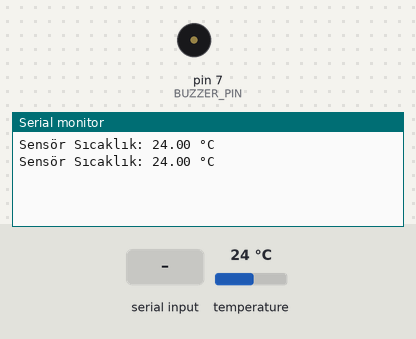
A sketch run on a simulated Arduino Uno, built with avr-gcc and run on an emulated ATmega328P. Parts: buzzer (waves = sounding, pin HIGH), the last lines printed to the serial monitor. Inputs (shaded band) come from the test bench; at power-on: temperature 24 °C.

Above: at 3.3 s.
3.4 s: "b0" received over the second serial link
At 5.6 s:
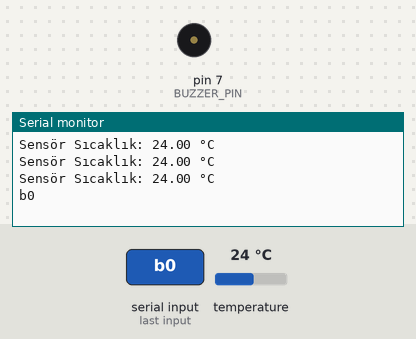
5.9 s: "1" received over the second serial link
At 6.6 s:
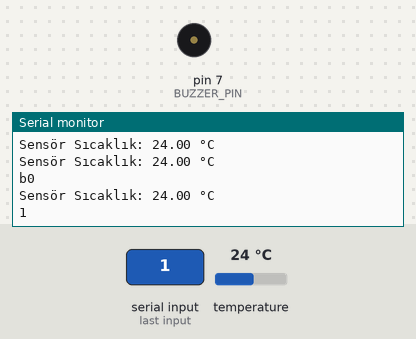

The sketch:

okButonunabasilinca_guncelDegereAtama.ino
```cpp
#include <OneWire.h>
#include <DallasTemperature.h>
#include <SoftwareSerial.h>

#define ONE_WIRE_BUS 8
#define RX_PIN 10
#define TX_PIN 11
#define BUZZER_PIN 7

OneWire oneWire(ONE_WIRE_BUS);
DallasTemperature sensors(&oneWire);
SoftwareSerial nextion(RX_PIN, TX_PIN);

float sensorTemperature = 0.0;
float manualTemperature = 0.0;

void setup() {
  Serial.begin(9600);
  nextion.begin(9600);
  sensors.begin();
  pinMode(BUZZER_PIN, OUTPUT);
}

void loop() {
  sensors.requestTemperatures();
  sensorTemperature = sensors.getTempCByIndex(0);

  // Sensör sıcaklık değerini seri monitöre yazdır
  Serial.print("Sensör Sıcaklık: ");
  Serial.print(sensorTemperature);
  Serial.println(" °C");

  // Nextion'dan gelen veriyi oku
  if (nextion.available()) {
    String receivedData = "";
    while (nextion.available()) {
      char c = nextion.read();
      receivedData += c;
    }
    Serial.println(receivedData);

    // Veriyi kontrol et ve işle
    if (receivedData.indexOf("b0") != -1) {
      manualTemperature++;
    } else if (receivedData.indexOf("b1") != -1) {
      manualTemperature--;
    } else if (receivedData.indexOf("b2") != -1) {
      sensorTemperature = manualTemperature;
    } else if (receivedData.indexOf("b3") != -1) {
      manualTemperature = 0;
    }

    // Güncellenmiş sıcaklık değerini ve progress barı Nextion'a gönder
    String tempStr = "t1.txt=\"" + String(manualTemperature, 2) + " ";
    nextion.print(tempStr);
    nextion.write(176);   // Derece sembolü için ASCII değeri
    nextion.print("C\"");
    nextion.write(0xff);
    nextion.write(0xff);
    nextion.write(0xff);

    int progressValue = map(manualTemperature, 0, 100, 0, 100);
    String progressStr = "j0.val=" + String(progressValue);
    nextion.print(progressStr);
    nextion.write(0xff);
    nextion.write(0xff);
    nextion.write(0xff);
  }

  // Buzzer kontrolü
  if (manualTemperature >= 5) { // 30°C olarak değiştirildi
    digitalWrite(BUZZER_PIN, HIGH);
  } else {
    digitalWrite(BUZZER_PIN, LOW);
  }

  // Sensör sıcaklık değerini ekrana güncelle
  String sensorTempStr = "t0.txt=\"" + String(sensorTemperature, 2) + " ";
  nextion.print(sensorTempStr);
  nextion.write(176);
  nextion.print("C\"");
  nextion.write(0xff);
  nextion.write(0xff);
  nextion.write(0xff);

  delay(1000);
}
```

Measured:
- after the input at 3.4 s, the serial monitor: prints a new line after 0.98 s (image 1)
- after the input at 5.9 s, the serial monitor: prints a new line after 0.30 s (image 2)
